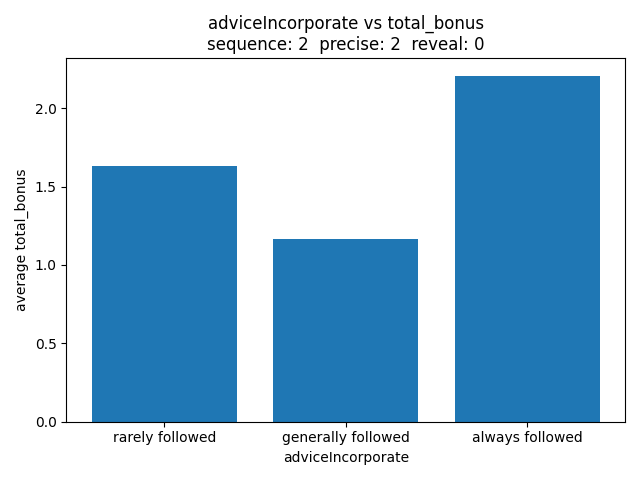

Write the Python code that produced this figure.
import pandas as pd
import matplotlib.pyplot as plt
import seaborn as sns

data = pd.read_csv("qualitative.csv")
seq = 2
prec = 2
rev = 0
data = data[(data['con.sequence'] == seq) & (data['con.precise'] == prec) & (data['con.reveal'] == rev)]

f1 = data[data["adviceIncorporate"] == "Did not follow the advice at all or only rarely"]
f2 = data[data["adviceIncorporate"] == "Generally followed the advice but deviated sometimes when I thought I had a better strategy"]
f3 = data[data["adviceIncorporate"] == "Always followed the AI advice closely"]


inco_average_dict = {
    "rarely followed": f1["total_bonus"].mean(),
    "generally followed": f2["total_bonus"].mean(), 
    "always followed": f3["total_bonus"].mean()
}

incokeys = list(inco_average_dict.keys())
incovalues = list(inco_average_dict.values())

plt.bar(incokeys, incovalues)
plt.title("adviceIncorporate vs total_bonus" + "\n" + f"sequence: {seq}  precise: {prec}  reveal: {rev}")
plt.xlabel("adviceIncorporate")
plt.ylabel("average total_bonus")
plt.tight_layout()

plt.show()
